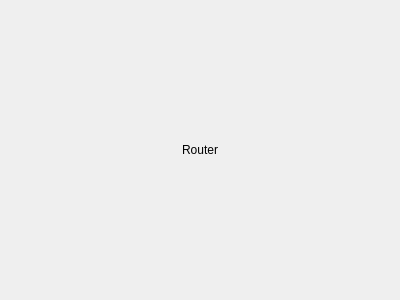
<?xml version="1.0" encoding="UTF-8"?>
<ui version="4.0">
 <class>RouterWidget</class>
 <widget class="QWidget" name="RouterWidget">
  <property name="geometry">
   <rect>
    <x>0</x>
    <y>0</y>
    <width>400</width>
    <height>300</height>
   </rect>
  </property>
  <layout class="QVBoxLayout" name="verticalLayout">
   <property name="leftMargin">
    <number>0</number>
   </property>
   <property name="topMargin">
    <number>0</number>
   </property>
   <property name="rightMargin">
    <number>0</number>
   </property>
   <property name="bottomMargin">
    <number>0</number>
   </property>
   <item>
    <widget class="QLabel" name="label_placeholder">
     <property name="text">
      <string>Router</string>
     </property>
     <property name="alignment">
      <set>Qt::AlignmentFlag::AlignCenter</set>
     </property>
    </widget>
   </item>
  </layout>
 </widget>
 <resources/>
 <connections/>
</ui>
